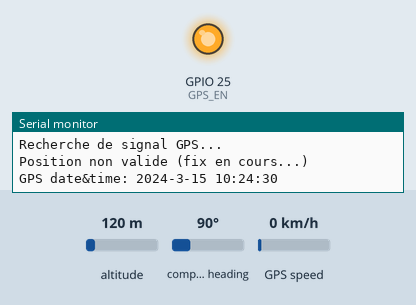
The sketch below on a simulated ESP32. Shown: output pins drawn as LEDs (lit = HIGH), the last lines printed to the serial monitor. The test bench sets the inputs (shaded band); at power-on: altitude 120 m, compass heading 90°, GPS speed 0 km/h. The GPS gets a fix after 3 s at 37.7749, -122.4194 with 8 satellites.

Above: at 0.1 s.
At 1.1 s:
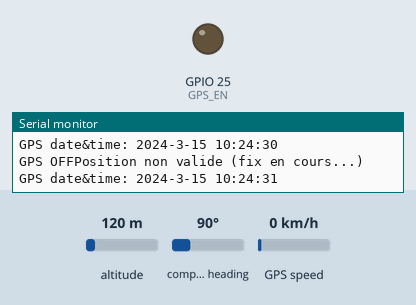
Timing chart, 0 to 2.6 s (numbered marks = the images above):
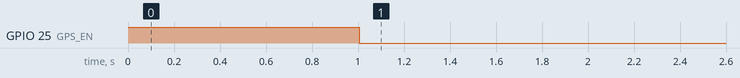

The sketch:

codegps-ESP32.ino
```cpp
#include <TinyGPS++.h>
#define GPS_EN 25

HardwareSerial gpsSerial(1); //UART 1
static const uint32_t GPSBaud = 9600; // Baudrate du module NEO-6M

TinyGPSPlus gps;

void setup() {
  pinMode(GPS_EN, OUTPUT);
  digitalWrite(GPS_EN, HIGH);
  Serial.begin(115200);
  gpsSerial.begin(GPSBaud, SERIAL_8N1, 16, 17);
  Serial.println("Recherche de signal GPS...");
}

void loop() {
  // Lire les données du GPS
  while (gpsSerial.available() > 0) {
    if (gps.encode(gpsSerial .read())) {
      displayInfo();
      delay(1000);
      digitalWrite(GPS_EN, LOW);
      Serial.print("GPS OFF");
      return;
    }
  }

  // Si aucune donnée reçue après 5 secondes
  if (gpsSerial.available() < 0) {
    Serial.println("Erreur: Signal GPS non trouve");
    delay(5000);
  }
}

void displayInfo() {
  if (gps.location.isValid()) {
    Serial.print("Latitude: ");
    Serial.println(gps.location.lat(),6);
    Serial.print("Longitude: ");
    Serial.println(gps.location.lng(), 6);
    Serial.print("Altitude: ");
    if (gps.altitude.isValid()){
      Serial.println(gps.altitude.meters());
    }
    if(!gps.altitude.isValid()){
      Serial.println("invalide (fix en cours)");
    }
    Serial.print("Speed: ");
    if (gps.speed.isValid()){
      Serial.print(gps.speed.kmph());
      Serial.println(" km/h");
    }
    if(!gps.speed.isValid()){
      Serial.println("invalide (fix en cours)");
    }
  }
  else {
    Serial.println("Position non valide (fix en cours...)");
  }
  Serial.print("GPS date&time: ");
  if(gps.date.isValid() && gps.time.isValid()){
    Serial.print(gps.date.year());
    Serial.print("-");
    Serial.print(gps.date.month());
    Serial.print("-");
    Serial.print(gps.date.day());
    Serial.print(" ");
    Serial.print(gps.time.hour());
    Serial.print(":");
    Serial.print(gps.time.minute());
    Serial.print(":");
    Serial.println(gps.time.second());
  }
   if(!gps.date.isValid() && !gps.time.isValid()){
    Serial.println("invalide (fix en cours)");
  }
  Serial.println();
}
```

Measured:
- by itself, GPIO 25 (GPS_EN): HIGH → LOW at 1.0 s
